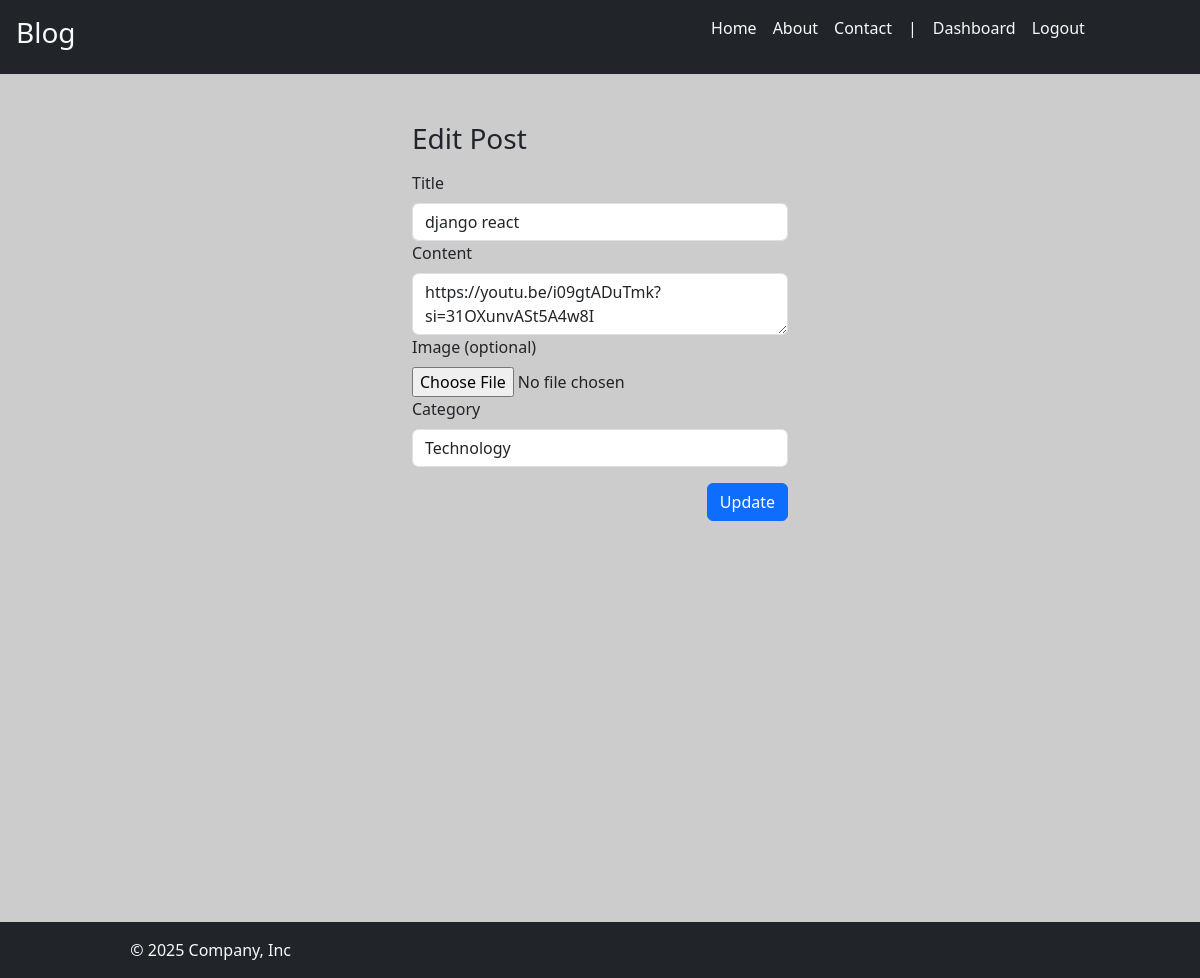
/edit_post/21 (signed in), run on an earlier commit of the app's database.
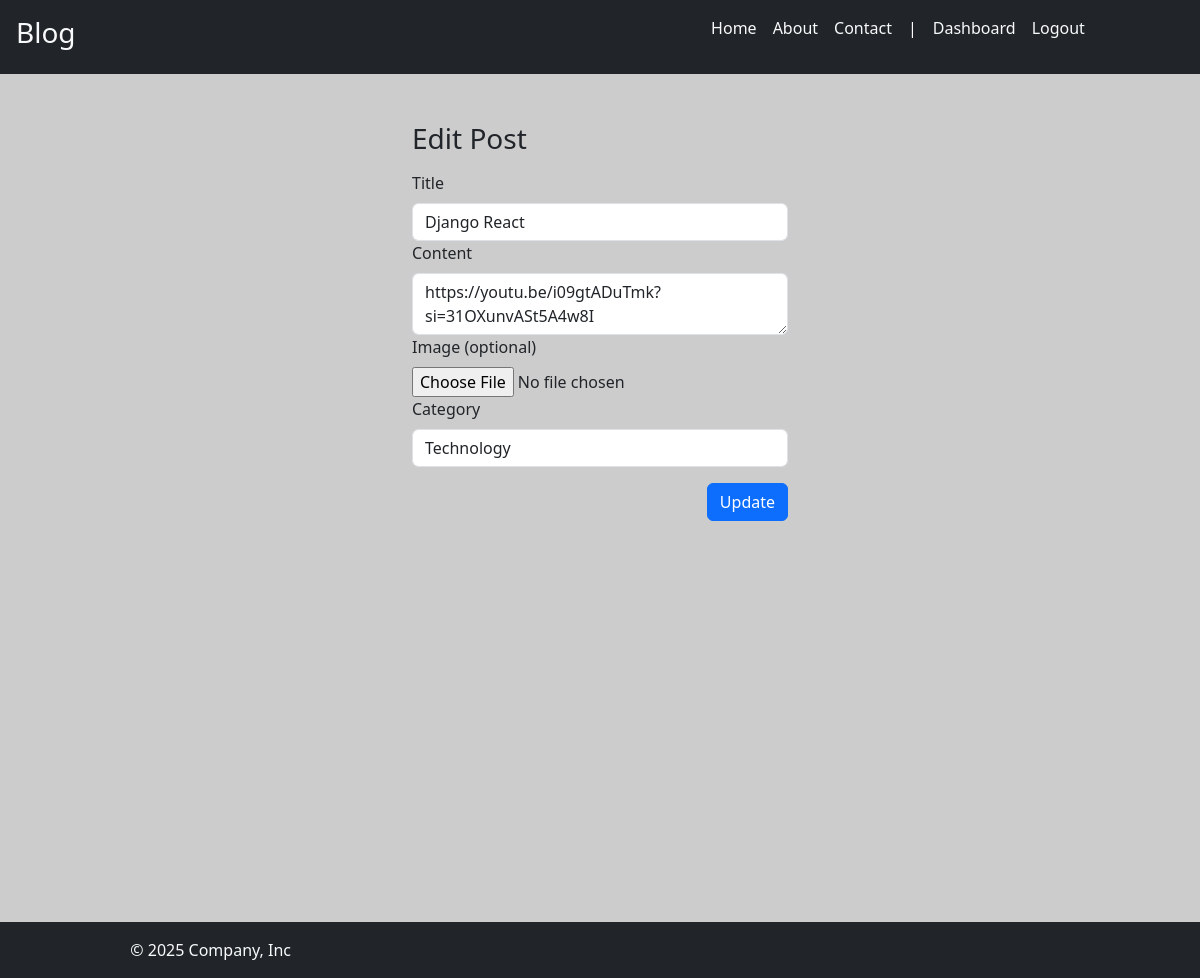
And on a later commit of the database.
### blog/models.py (models this page shows, shortened)
class Post(models.Model):
    title = models.CharField(max_length=100)
    content = models.TextField()
    if settings.MACHINE_ENV == "local":
        image = models.ImageField(max_length=500, null=True, blank=True,upload_to="posts/images")
    else:
        image = models.CharField(max_length=500, null=True, blank=True)
    created_at = models.DateTimeField(auto_now_add=True)
    slug = models.SlugField(max_length=255,unique=True)
    category = models.ForeignKey(Category, on_delete=models.CASCADE)
    user = models.ForeignKey(User,on_delete=models.CASCADE,null=True)
    is_published = models.BooleanField(default=False)

class Category(models.Model):
    name = models.CharField(max_length=100)

### blog/views.py (the view)
# urls.py: path("edit_post/<int:post_id>", views.edit_post, name="edit_post"),
@login_required
@permission_required('blog.change_post' , raise_exception=True)
def edit_post(request, post_id):
    categories = Category.objects.all()
    post = get_object_or_404(Post, id=post_id)
    form = PostForm()
    if request.method == "POST":
        form = PostForm(request.POST, request.FILES, instance=post)
        if form.is_valid():
            form.save()
            messages.success(request, "Post Updated Sucessfully")
            return redirect("blog:dashboard")
    return render(
        request,
        "blog/edit_post.html",
        {"categories": categories, "post": post, "form": form},
    )

### blog/forms.py (shortened to what this page needs)
class PostForm(forms.ModelForm):
    title = forms.CharField(label="Title", max_length=200, required=True)
    content = forms.CharField(label="Content", required=True)
    category = forms.ModelChoiceField(label="Category",required=True , queryset=Category.objects.all())
    image = forms.ImageField(label="Image", required=False)
    class Meta:
        model = Post
        fields = ['title','content','category','image']

### blog/templates/blog/edit_post.html (shortened to what this page needs)
{% extends 'blog/base.html'%} {% block content %}
<div class="container-fluid vh-100">
  <div class="row d-flex justify-content-center mt-5">
    <div class="col col-sm-8 col-md-6 col-lg-4">
      <h3>Edit Post</h3>
      <div class="my-3">
        <form method="post" enctype="multipart/form-data">
          <div class="form-group">
            <label for="title" class="form-label">Title</label>
            <input
              type="text"
              class="form-control"
              name="title"
              id="title"
              value="{{post.title}}"
            />
          </div>
          <div class="form-group">
            <label for="content" class="form-label">Content</label>
            <textarea
              class="form-control"
              id="content"
              name="content"
            >{{post.content}}</textarea>
          </div>
          <div class="form-group">
            <label for="image" class="form-label">Image (optional)</label>
            <input
              type="file"
              class="form-control-file"
              {% comment %} id="img_url"
              name="img_url" {% endcomment %}
              id="image"
              name="image"
            />
          </div>
          <div class="form-group">
            <label for="category" class="form-label">Category</label>
            <select class="form-control" id="category" name="category">
              {% if categories %} {% for category in categories %}
              <option
              {% if post.category.id == category.id %} selected {% endif %} value="{{category.id}}">{{category.name}}</option>
              {% endfor %} {% endif %}
            </select>
          </div>
          <div class="my-3 d-flex justify-content-end">
            <button type="submit" class="btn btn-primary">Update</button>
          </div>
        </form>
      </div>
    </div>
  </div>
</div>
{% endblock %}

What changed in the data, as far as the page shows it:
changed Post "https://youtu.be/i09gtADuTmk?si=31OXunvASt5A4w8I": title "django react" → "Django React"
